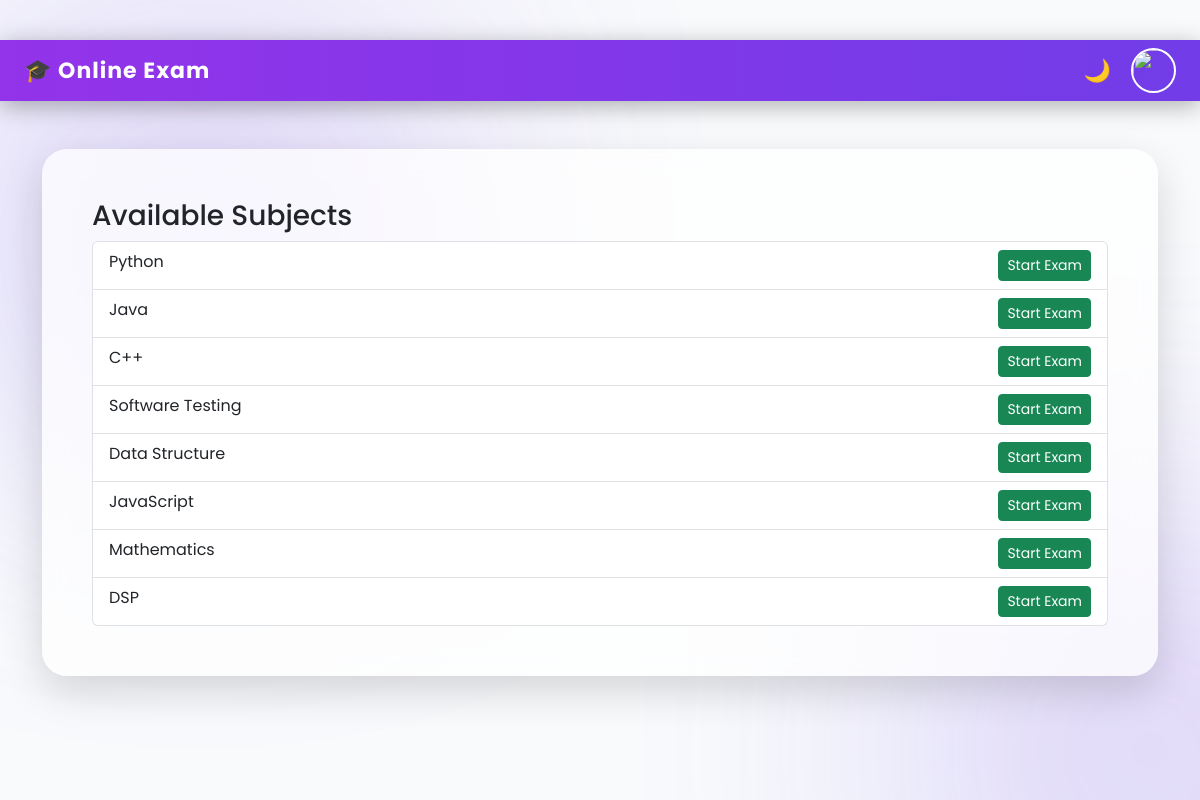
Screenshot of /subjects/ (signed in) with the database file from the repository.
### exam/models.py (models this page shows, shortened)
class Subject(models.Model):
    name = models.CharField(max_length=100)

### exam/views.py (the view)
# urls.py: path('subjects/', views.subject_list, name='subjects'),
@login_required(login_url='login')
def subject_list(request):
    subjects = Subject.objects.all()
    return render(request, 'subjects.html', {'subjects': subjects})

### exam/templates/subjects.html (shortened to what this page needs)
<!DOCTYPE html>
<html lang="en">
<head>
</head>
<body>
{% extends 'base.html' %}
{% block content %}
<h3>Available Subjects</h3>
<ul class="list-group">
    {% for subject in subjects %}
    <li class="list-group-item d-flex justify-content-between">
        {{ subject.name }}
        <a href="{% url 'start_exam' subject.id %}" class="btn btn-sm btn-success">
            Start Exam
        </a>
    </li>
    {% endfor %}
</ul>
{% endblock %}

### exam/templates/base.html (shortened to what this page needs)
<!DOCTYPE html>
<html lang="en">
<head>
    <link href="https://cdn.jsdelivr.net/npm/bootstrap@5.3.2/dist/css/bootstrap.min.css" rel="stylesheet">
</head>
<body>
<div class="bg-shape bg-shape2"></div>
<nav class="navbar navbar-expand-lg navbar-dark custom-navbar px-4">
    <a class="navbar-brand" href="{% url 'index' %}">
        🎓 Online Exam
    </a>
    <div class="ms-auto d-flex align-items-center">
        {% if request.user.is_authenticated %}
            <div class="mode-toggle" onclick="toggleMode()">🌙</div>
            <div class="dropdown">
                <img src="{% if request.user.student.profile_image %}{{ request.user.student.profile_image.url }}{% else %}https://cdn-icons-png.flaticon.com/512/149/149071.png{% endif %}"
                     class="profile-img dropdown-toggle"
                     data-bs-toggle="dropdown">
            </div>
        {% else %}
            <a href="{% url 'login' %}" class="btn btn-light rounded-pill px-4">
                Login
            </a>
        {% endif %}
    </div>
</nav>
<div class="container mt-5">
    <div class="content-wrapper">
        {% block content %}
        {% endblock %}
    </div>
</div>
</body>
</html>

### exam/templates/subjects.html (style rules this page uses)
body { margin: 0; font-family: 'Segoe UI', Tahoma, sans-serif; min-height: 100vh; background: #f4f6fb; padding: 40px 0; }

### exam/templates/base.html (style rules this page uses)
:root { --primary: #6366f1; --secondary: #9333ea; --dark-bg: #0f172a; --light-bg: #f8fafc; --glass: rgba(255,255,255,0.15); }
body { font-family: 'Poppins', sans-serif; background: var(--light-bg); transition: 0.4s ease; overflow-x: hidden; }
.bg-shape { position: fixed; width: 400px; height: 400px; background: linear-gradient(45deg, #6366f1, #9333ea); border-radius: 50%; filter: blur(140px); opacity: 0.35; z-index: -1; animation: float 10s infinite alternate ease-in-out; }
.bg-shape2 { bottom: -150px; right: -150px; animation-delay: 3s; }
.custom-navbar { background: linear-gradient(270deg, #1e3a8a, #4f46e5, #9333ea); background-size: 400% 400%; animation: gradientMove 8s ease infinite; backdrop-filter: blur(15px); box-shadow: 0 5px 25px rgba(0,0,0,0.3); }
.navbar-brand { font-weight: 700; font-size: 22px; letter-spacing: 1px; }
.profile-img { width: 45px; height: 45px; border-radius: 50%; object-fit: cover; border: 2px solid white; transition: 0.3s; cursor: pointer; }
.content-wrapper { background: rgba(255,255,255,0.75); backdrop-filter: blur(15px); padding: 50px; border-radius: 25px; box-shadow: 0 15px 40px rgba(0,0,0,0.15); transition: 0.4s; animation: fadeUp 0.8s ease; }
.mode-toggle { cursor: pointer; font-size: 22px; color: white; margin-right: 20px; transition: 0.3s; }

### rows the page displays
Subject: name "Python"
Subject: name "Java"
Subject: name "C++"
Subject: name "Software Testing"
Subject: name "Data Structure"
Subject: name "JavaScript"
Subject: name "Mathematics"
Subject: name "DSP"
